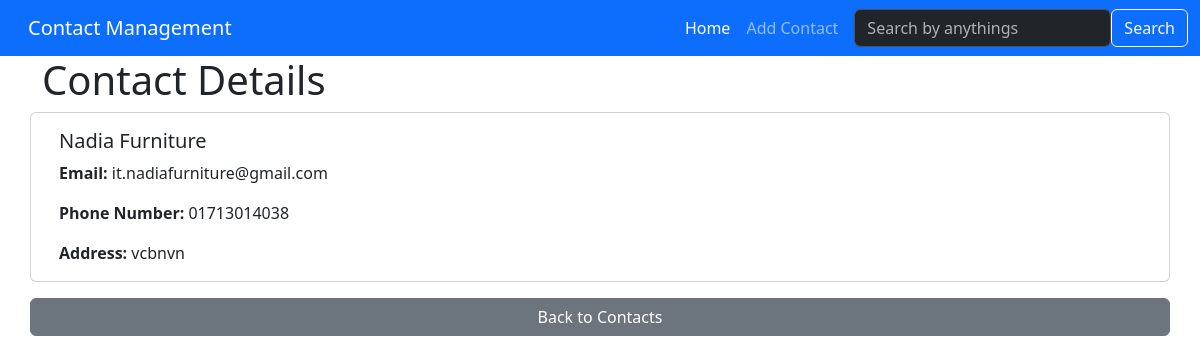
The app's page /details/6/ with its own data.
### contacts/models.py (models this page shows, shortened)
class Contact(models.Model):
    first_name = models.CharField(max_length=30)
    last_name = models.CharField(max_length=30)
    email = models.EmailField()
    phone_number = models.CharField(max_length=15)
    address = models.TextField()

### contacts/views.py (the view)
# urls.py: path('details/<int:contact_id>/', contact_details, name='contact_details'),
def contact_details(request, contact_id):
    contact = get_object_or_404(Contact, id=contact_id)
    return render(request, 'contacts/contact_details.html', {'contact': contact})

### contacts/templates/contacts/contact_details.html (shortened to what this page needs)
{% extends 'base.html' %}
{% block content %}
<h1>Contact Details</h1>
<div class="card">
    <div class="card-body">
        <h5 class="card-title">{{ contact.first_name }} {{ contact.last_name }}</h5>
        <p class="card-text"><strong>Email:</strong> {{ contact.email }}</p>
        <p class="card-text"><strong>Phone Number:</strong> {{ contact.phone_number }}</p>
        <p class="card-text"><strong>Address:</strong> {{ contact.address }}</p>
    </div>
</div>
<a href="{% url 'home' %}" class="btn btn-secondary mt-3">Back to Contacts</a>
{% endblock %}

### records on screen
Contact: first_name "Nadia", last_name "Furniture", email "it.nadiafurniture@gmail.com", phone_number "01713014038", address "vcbnvn"
